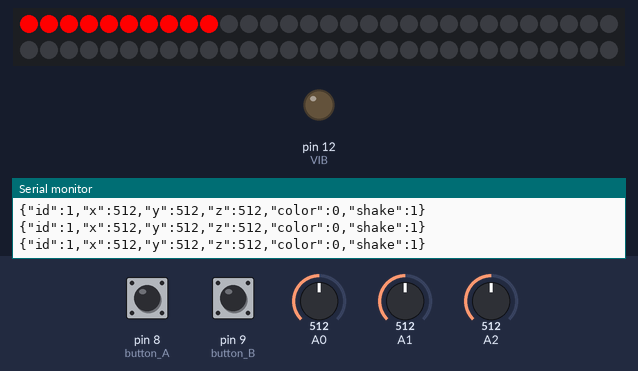
Simulated run of this sketch. Board: Arduino Uno, built for the host (arithmetic inside an expression is 32-bit, double 64-bit). Parts: 60 RGB LEDs in strip order, left to right, continuing on the next row, output pins drawn as LEDs (lit = HIGH), the last lines printed to the serial monitor. The inputs (shaded band) are chosen by the test bench; at power-on: pin 8 (button_A) HIGH, pin 9 (button_B) HIGH, A0 = 512, A1 = 512, A2 = 512.

Above: at 1.2 s.
1.3 s: pin 8 (button_A) pulled LOW for 1 s
At 3.4 s:
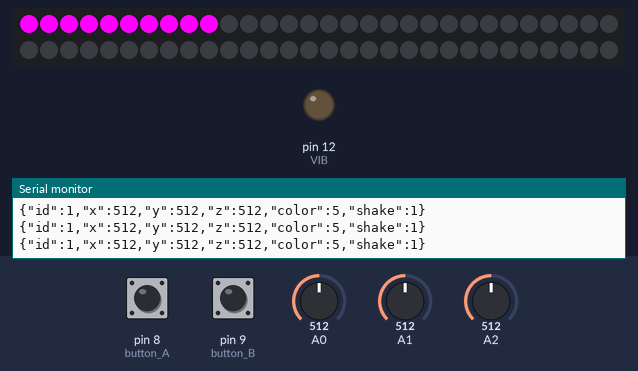
3.8 s: pin 9 (button_B) pulled LOW for 3.2 s
At 7.6 s:
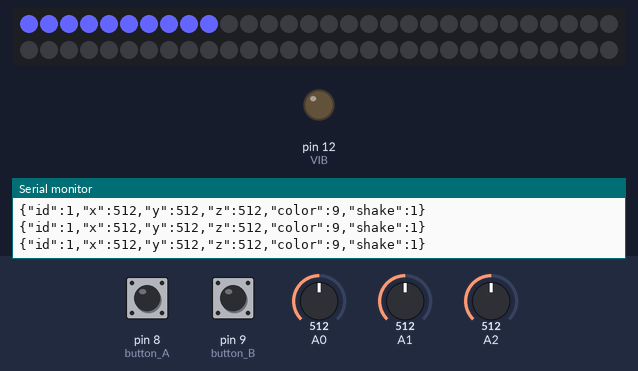
10.1 s: pin 8 (button_A) pulled LOW for 0.25 s
At 10.8 s:
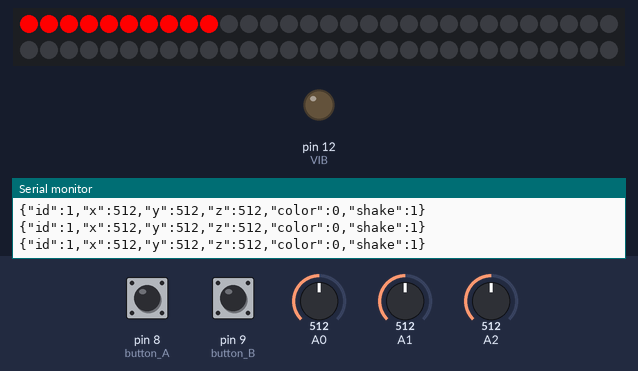
11.8 s: pin 8 (button_A) pulled LOW for 3.2 s
At 12.19 s:
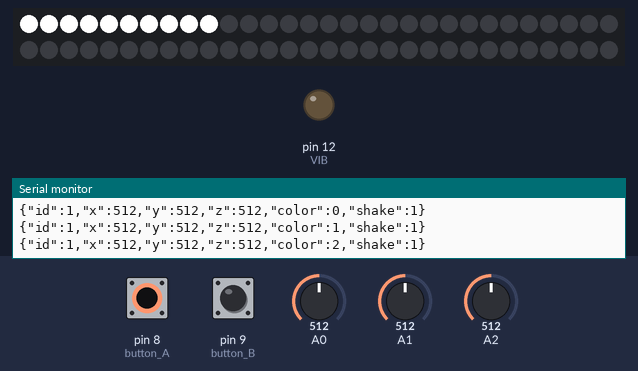
Timing chart, 0 to 14.8 s (numbered marks = the images above; inputs shaded):
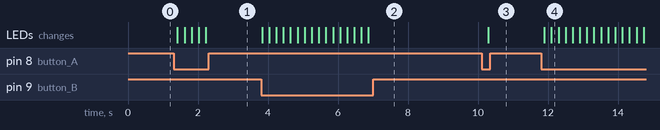

The sketch:

penlight_receiver.ino
```cpp
#include <SoftwareSerial.h>
#include <ArduinoJson.h>
#include <Adafruit_NeoPixel.h>

SoftwareSerial TWE(5, 6); // RX, TX
//識別ID
#define ID 1

//pin指定
#define NEOPIXEL 7
#define button_A 8
#define button_B 9
#define VIB 12

//LEDの個数
#define LED 10

//加速度
int accel_x = 0;
int accel_y = 0;
int accel_z = 0;

//振り判定
int shaked = 0;

//スイッチのカウント数
unsigned char switchCount = 1;

//ボタンの状態
unsigned char buttonStateA = 0;
unsigned char buttonStateB = 0;
unsigned char backState = 0;

unsigned long times;
unsigned long timer;

Adafruit_NeoPixel strip = Adafruit_NeoPixel(60, NEOPIXEL, NEO_GRB + NEO_KHZ800);

char trans[50]; // 数字（文字列）の送信用配列

void setup() {
  TWE.begin(38400);//TWE受信用
  Serial.begin(38400);//TWE送信用
  pinMode(NEOPIXEL, OUTPUT);
  pinMode(button_A, INPUT_PULLUP);
  pinMode(button_B, INPUT_PULLUP);
  pinMode(VIB, OUTPUT);
  neopixelColorBegin(LED);
  switchCount = 0;
  neopixelColorChange(switchCount,LED);
}

void loop() {
  byte recv [60] = {};
  byte count     = 0;
  char input[60] = {};

  accel_x = analogRead(A0);
  accel_y = analogRead(A1);
  accel_z = analogRead(A2);

  //振り判定------------------------------------------
  int s = shake(accel_x,accel_y,accel_z);
//  Serial.print(s);
  if(s > 1000 || s < 900){
    shaked = 1;

  }
  else {
    shaked = 0;
  }

  //ボタン処理------------------------------------------
  buttonStateA = digitalRead(button_A);
  buttonStateB = digitalRead(button_B);

  if (buttonStateA == 0)
  {
    switchCount += 1;
    if (switchCount > 9) {
            switchCount = 0;
    }
    neopixelColorChange(switchCount,LED);
  }
  if (buttonStateB == 0)
  {
    if (switchCount == 0 ) {
            switchCount = 10;
    }
    switchCount -= 1;
    neopixelColorChange(switchCount,LED);
  }
  //--------------------------------------------------

  //receive data
  while (TWE.available())
  {
    recv [count] = TWE.read();
    count++;
  }

  if (count > 0)
  {
    for (byte i = 0 ; i < count ; i++){
      input[i] = (char)recv[i];
    }
    StaticJsonBuffer<100> jsonBuffer;
    JsonObject& root = jsonBuffer.parseObject(input);
    if (!root.success()) {
          Serial.println("parseObject() failed");
          Serial.println(input);
          return;
    }
  else{
      int x  = root["x"];
      int y  = root["y"];
      int z  = root["z"];
      unsigned char colors = root["color"];
      int shake = root["shake"];
      times = millis();
//    Serial.print(x);
//    Serial.print(',');
//    Serial.print(y);
//    Serial.print(',');
//    Serial.print(z);
//    Serial.print(',');
//    Serial.print(colors);
//    Serial.print(',');
//    Serial.println(times);
      if(shake == 1){
        digitalWrite(VIB, HIGH);
      }
      else{
        digitalWrite(VIB, LOW);
      switchCount =  colors;
      neopixelColorChange(switchCount,LED);
      }
    }
  }
  else{
//    if((millis() - start) > 5000 ){
//      digitalWrite(LED, LOW);
//      start = millis();
//    }
//    else{
//      digitalWrite(LED,HIGH);
//    }
  }

  char *json = &trans[0];
  sprintf(json, "{\"id\":%d,\"x\":%d,\"y\":%d,\"z\":%d,\"color\":%d,\"shake\":%d}", ID, accel_x, accel_y, accel_z, switchCount,shaked);
  Serial.println(json);
  delay(200);
}

void neopixelColorBegin(int led){
  strip.begin();
  for (int i = 0; i > led; i--) {
    strip.setPixelColor(i, strip.Color(0, 0, 0));
  }
  strip.show();
}

void neopixelColorChange(int count,int led){
  char color ="default";
  for (int i = 0; i < led; i++) {
    switch (count) {
      case 0:
        strip.setPixelColor(i, strip.Color(255, 0, 0));
        color = "red";
        break;
      case 1:
        strip.setPixelColor(i, strip.Color(0, 0, 255));
        color = "blue";
        break;
      case 2:
        strip.setPixelColor(i, strip.Color(255, 255, 255));
        color = "white";
        break;
      case 3:
        strip.setPixelColor(i, strip.Color(255, 165, 0));
        color = "orange";
        break;
      case 4:
        strip.setPixelColor(i, strip.Color(0, 255, 0));
        color = "green";
        break;
      case 5:
        strip.setPixelColor(i, strip.Color(255, 0, 255));
        color = "purple";
        break;
      case 6:
        strip.setPixelColor(i, strip.Color(255, 100, 100));
        color = "light_pink";
        break;
      case 7:
        strip.setPixelColor(i, strip.Color(255, 255, 0));
        color  = "yellow";
        break;
      case 8:
        strip.setPixelColor(i, strip.Color(100, 255, 100));
        color = "light_green";
        break;
      case 9:
        strip.setPixelColor(i, strip.Color(100, 100, 255));
        color = "light_blue";
        break;
      case 10:
        strip.setPixelColor(i, strip.Color(255, 50, 50));
        color =  "pink";
        break;
      case 11:
        strip.setPixelColor(i, strip.Color(255, 100, 255));
        color = "light_purple";
        break;
      default:
        break;
    }
  }
  strip.show();
}

float shake(int x,int y,int z){
  return sqrt(pow(x,2)+pow(y,2)+pow(z,2));
}
```

Measured:
- after the input at 1.3 s, the LEDs: first change after 0.11 s (image 1 shows a later state)
- after the input at 3.8 s, the LEDs: first change at once (image 2 shows a later state)
- after the input at 10.1 s, the LEDs: change after 0.19 s (image 3)
- after the input at 11.8 s, the LEDs: first change after 0.09 s (image 4 shows a later state)
